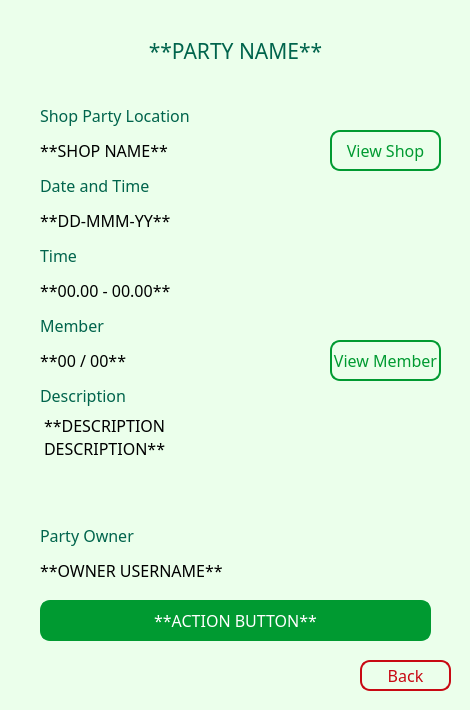
<?xml version="1.0" encoding="UTF-8"?>
<ui version="4.0">
 <class>Dialog</class>
 <widget class="QDialog" name="Dialog">
  <property name="geometry">
   <rect>
    <x>0</x>
    <y>0</y>
    <width>470</width>
    <height>710</height>
   </rect>
  </property>
  <property name="font">
   <font>
    <family>ZCOOL QingKe HuangYou</family>
    <pointsize>12</pointsize>
   </font>
  </property>
  <property name="windowTitle">
   <string>Board Game Community</string>
  </property>
  <property name="styleSheet">
   <string notr="true">background-color: rgb(235, 255, 235);</string>
  </property>
  <widget class="QLabel" name="lbl_title">
   <property name="geometry">
    <rect>
     <x>20</x>
     <y>20</y>
     <width>431</width>
     <height>61</height>
    </rect>
   </property>
   <property name="font">
    <font>
     <family>Bai Jamjuree</family>
     <pointsize>16</pointsize>
     <weight>50</weight>
     <italic>false</italic>
     <bold>false</bold>
    </font>
   </property>
   <property name="styleSheet">
    <string notr="true">background-color: rgba(255, 255, 255, 0);
color: rgb(0, 100, 76);
font: 16pt &quot;Bai Jamjuree&quot;;</string>
   </property>
   <property name="text">
    <string>**PARTY NAME**</string>
   </property>
   <property name="textFormat">
    <enum>Qt::AutoText</enum>
   </property>
   <property name="alignment">
    <set>Qt::AlignCenter</set>
   </property>
  </widget>
  <widget class="QPushButton" name="btn_partyAction">
   <property name="geometry">
    <rect>
     <x>40</x>
     <y>600</y>
     <width>391</width>
     <height>41</height>
    </rect>
   </property>
   <property name="styleSheet">
    <string notr="true">background-color: rgb(0, 154, 49);
color: rgb(255, 255, 255);
font: 12pt &quot;ZCOOL QingKe HuangYou&quot;;
border-radius: 10px;
border: 2px solid rgb(0, 154, 49);</string>
   </property>
   <property name="text">
    <string>**ACTION BUTTON**</string>
   </property>
  </widget>
  <widget class="QLabel" name="label_9">
   <property name="geometry">
    <rect>
     <x>40</x>
     <y>100</y>
     <width>211</width>
     <height>31</height>
    </rect>
   </property>
   <property name="font">
    <font>
     <family>ZCOOL QingKe HuangYou</family>
     <pointsize>12</pointsize>
     <weight>50</weight>
     <italic>false</italic>
     <bold>false</bold>
    </font>
   </property>
   <property name="styleSheet">
    <string notr="true">background-color: rgba(255, 255, 255, 0);
font: 12pt &quot;ZCOOL QingKe HuangYou&quot;;
color: rgb(0, 100, 76);</string>
   </property>
   <property name="text">
    <string>Shop Party Location</string>
   </property>
  </widget>
  <widget class="QPushButton" name="btn_back">
   <property name="geometry">
    <rect>
     <x>360</x>
     <y>660</y>
     <width>91</width>
     <height>31</height>
    </rect>
   </property>
   <property name="styleSheet">
    <string notr="true">background-color:  rgba(0, 0, 0, 0);
color: rgb(200, 9, 19);
font: 12pt &quot;ZCOOL QingKe HuangYou&quot;;
border-radius: 10px;
border: 2px solid rgb(200, 9, 19);</string>
   </property>
   <property name="text">
    <string>Back</string>
   </property>
  </widget>
  <widget class="QPushButton" name="btn_viewShop">
   <property name="geometry">
    <rect>
     <x>330</x>
     <y>130</y>
     <width>111</width>
     <height>41</height>
    </rect>
   </property>
   <property name="styleSheet">
    <string notr="true">background-color: rgba(255, 255, 255, 0);
font: 12pt &quot;ZCOOL QingKe HuangYou&quot;;
color: rgb(0, 154, 49);
border-radius: 10px;
border: 2px solid rgb(0, 154, 49);</string>
   </property>
   <property name="text">
    <string>View Shop</string>
   </property>
  </widget>
  <widget class="QLabel" name="label_10">
   <property name="geometry">
    <rect>
     <x>40</x>
     <y>380</y>
     <width>211</width>
     <height>31</height>
    </rect>
   </property>
   <property name="font">
    <font>
     <family>ZCOOL QingKe HuangYou</family>
     <pointsize>12</pointsize>
     <weight>50</weight>
     <italic>false</italic>
     <bold>false</bold>
    </font>
   </property>
   <property name="styleSheet">
    <string notr="true">background-color: rgba(255, 255, 255, 0);
font: 12pt &quot;ZCOOL QingKe HuangYou&quot;;
color: rgb(0, 100, 76);</string>
   </property>
   <property name="text">
    <string>Description</string>
   </property>
  </widget>
  <widget class="QLabel" name="label_11">
   <property name="geometry">
    <rect>
     <x>40</x>
     <y>170</y>
     <width>211</width>
     <height>31</height>
    </rect>
   </property>
   <property name="font">
    <font>
     <family>ZCOOL QingKe HuangYou</family>
     <pointsize>12</pointsize>
     <weight>50</weight>
     <italic>false</italic>
     <bold>false</bold>
    </font>
   </property>
   <property name="styleSheet">
    <string notr="true">background-color: rgba(255, 255, 255, 0);
font: 12pt &quot;ZCOOL QingKe HuangYou&quot;;
color: rgb(0, 100, 76);</string>
   </property>
   <property name="text">
    <string>Date and Time</string>
   </property>
  </widget>
  <widget class="QLabel" name="label_12">
   <property name="geometry">
    <rect>
     <x>40</x>
     <y>240</y>
     <width>211</width>
     <height>31</height>
    </rect>
   </property>
   <property name="font">
    <font>
     <family>ZCOOL QingKe HuangYou</family>
     <pointsize>12</pointsize>
     <weight>50</weight>
     <italic>false</italic>
     <bold>false</bold>
    </font>
   </property>
   <property name="styleSheet">
    <string notr="true">background-color: rgba(255, 255, 255, 0);
font: 12pt &quot;ZCOOL QingKe HuangYou&quot;;
color: rgb(0, 100, 76);</string>
   </property>
   <property name="text">
    <string>Time</string>
   </property>
  </widget>
  <widget class="QLabel" name="label_14">
   <property name="geometry">
    <rect>
     <x>40</x>
     <y>310</y>
     <width>211</width>
     <height>31</height>
    </rect>
   </property>
   <property name="font">
    <font>
     <family>ZCOOL QingKe HuangYou</family>
     <pointsize>12</pointsize>
     <weight>50</weight>
     <italic>false</italic>
     <bold>false</bold>
    </font>
   </property>
   <property name="styleSheet">
    <string notr="true">background-color: rgba(255, 255, 255, 0);
font: 12pt &quot;ZCOOL QingKe HuangYou&quot;;
color: rgb(0, 100, 76);</string>
   </property>
   <property name="text">
    <string>Member</string>
   </property>
  </widget>
  <widget class="QLabel" name="lbl_shop">
   <property name="geometry">
    <rect>
     <x>40</x>
     <y>130</y>
     <width>281</width>
     <height>41</height>
    </rect>
   </property>
   <property name="font">
    <font>
     <family>Bai Jamjuree</family>
     <pointsize>12</pointsize>
     <weight>50</weight>
     <italic>false</italic>
     <bold>false</bold>
    </font>
   </property>
   <property name="styleSheet">
    <string notr="true">background-color: rgba(255, 255, 255, 0);
font: 12pt &quot;Bai Jamjuree&quot;;</string>
   </property>
   <property name="text">
    <string>**SHOP NAME**</string>
   </property>
  </widget>
  <widget class="QLabel" name="lbl_date">
   <property name="geometry">
    <rect>
     <x>40</x>
     <y>200</y>
     <width>391</width>
     <height>41</height>
    </rect>
   </property>
   <property name="font">
    <font>
     <family>Bai Jamjuree</family>
     <pointsize>12</pointsize>
     <weight>50</weight>
     <italic>false</italic>
     <bold>false</bold>
    </font>
   </property>
   <property name="styleSheet">
    <string notr="true">background-color: rgba(255, 255, 255, 0);
font: 12pt &quot;Bai Jamjuree&quot;;</string>
   </property>
   <property name="text">
    <string>**DD-MMM-YY**</string>
   </property>
  </widget>
  <widget class="QLabel" name="lbl_time">
   <property name="geometry">
    <rect>
     <x>40</x>
     <y>270</y>
     <width>381</width>
     <height>41</height>
    </rect>
   </property>
   <property name="font">
    <font>
     <family>Bai Jamjuree</family>
     <pointsize>12</pointsize>
     <weight>50</weight>
     <italic>false</italic>
     <bold>false</bold>
    </font>
   </property>
   <property name="styleSheet">
    <string notr="true">background-color: rgba(255, 255, 255, 0);
font: 12pt &quot;Bai Jamjuree&quot;;</string>
   </property>
   <property name="text">
    <string>**00.00 - 00.00**</string>
   </property>
  </widget>
  <widget class="QLabel" name="lbl_member">
   <property name="geometry">
    <rect>
     <x>40</x>
     <y>340</y>
     <width>281</width>
     <height>41</height>
    </rect>
   </property>
   <property name="font">
    <font>
     <family>Bai Jamjuree</family>
     <pointsize>12</pointsize>
     <weight>50</weight>
     <italic>false</italic>
     <bold>false</bold>
    </font>
   </property>
   <property name="styleSheet">
    <string notr="true">background-color: rgba(255, 255, 255, 0);
font: 12pt &quot;Bai Jamjuree&quot;;</string>
   </property>
   <property name="text">
    <string>**00 / 00**</string>
   </property>
  </widget>
  <widget class="QTextBrowser" name="tbro_description">
   <property name="geometry">
    <rect>
     <x>40</x>
     <y>410</y>
     <width>381</width>
     <height>101</height>
    </rect>
   </property>
   <property name="styleSheet">
    <string notr="true">font: 12pt &quot;Bai Jamjuree&quot;;
background-color: rgba(255, 255, 255, 0);
border: 0px;</string>
   </property>
   <property name="html">
    <string>&lt;!DOCTYPE HTML PUBLIC &quot;-//W3C//DTD HTML 4.0//EN&quot; &quot;http://www.w3.org/TR/REC-html40/strict.dtd&quot;&gt;
&lt;html&gt;&lt;head&gt;&lt;meta name=&quot;qrichtext&quot; content=&quot;1&quot; /&gt;&lt;style type=&quot;text/css&quot;&gt;
p, li { white-space: pre-wrap; }
&lt;/style&gt;&lt;/head&gt;&lt;body style=&quot; font-family:'Bai Jamjuree'; font-size:12pt; font-weight:400; font-style:normal;&quot;&gt;
&lt;p style=&quot; margin-top:0px; margin-bottom:0px; margin-left:0px; margin-right:0px; -qt-block-indent:0; text-indent:0px;&quot;&gt;**DESCRIPTION&lt;/p&gt;
&lt;p style=&quot; margin-top:0px; margin-bottom:0px; margin-left:0px; margin-right:0px; -qt-block-indent:0; text-indent:0px;&quot;&gt;DESCRIPTION**&lt;/p&gt;&lt;/body&gt;&lt;/html&gt;</string>
   </property>
  </widget>
  <widget class="QPushButton" name="btn_viewMember">
   <property name="geometry">
    <rect>
     <x>330</x>
     <y>340</y>
     <width>111</width>
     <height>41</height>
    </rect>
   </property>
   <property name="styleSheet">
    <string notr="true">background-color: rgba(255, 255, 255, 0);
font: 12pt &quot;ZCOOL QingKe HuangYou&quot;;
color: rgb(0, 154, 49);
border-radius: 10px;
border: 2px solid rgb(0, 154, 49);</string>
   </property>
   <property name="text">
    <string>View Member</string>
   </property>
  </widget>
  <widget class="QLabel" name="label_13">
   <property name="geometry">
    <rect>
     <x>40</x>
     <y>520</y>
     <width>101</width>
     <height>31</height>
    </rect>
   </property>
   <property name="font">
    <font>
     <family>ZCOOL QingKe HuangYou</family>
     <pointsize>12</pointsize>
     <weight>50</weight>
     <italic>false</italic>
     <bold>false</bold>
    </font>
   </property>
   <property name="styleSheet">
    <string notr="true">background-color: rgba(255, 255, 255, 0);
font: 12pt &quot;ZCOOL QingKe HuangYou&quot;;
color: rgb(0, 100, 76);</string>
   </property>
   <property name="text">
    <string>Party Owner</string>
   </property>
  </widget>
  <widget class="QLabel" name="lbl_owner">
   <property name="geometry">
    <rect>
     <x>40</x>
     <y>550</y>
     <width>391</width>
     <height>41</height>
    </rect>
   </property>
   <property name="font">
    <font>
     <family>Bai Jamjuree</family>
     <pointsize>12</pointsize>
     <weight>50</weight>
     <italic>false</italic>
     <bold>false</bold>
    </font>
   </property>
   <property name="styleSheet">
    <string notr="true">background-color: rgba(255, 255, 255, 0);
font: 12pt &quot;Bai Jamjuree&quot;;</string>
   </property>
   <property name="text">
    <string>**OWNER USERNAME**</string>
   </property>
  </widget>
 </widget>
 <resources/>
 <connections/>
</ui>
